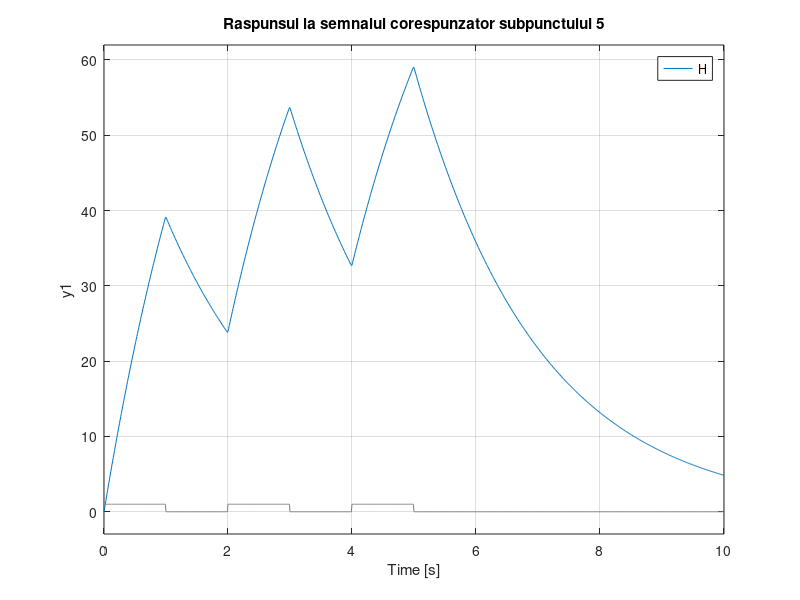

Here is the MATLAB script that generated this plot:
%% Variabilele de baza

% H(s) = 100 / (2s + 1)

num = [100];
den = [2 1];

H = tf(num, den);
t = 0:0.01:50;

%% Task 1 - stabilitatea sistemului

poli = roots(den);
pzmap(H);

% Se poate observa ca functia are un singur pol in -1/2, iar acest lucru
% nu influenteaza stabilitatea sistemului deoarece acesta se afla in 
% semiplanul stang.

%% Task 2 

% Fie H_2 = 100 / (2s - 1);
% Acum functia are un pol in 1/2 iar sistemul nu mai este stabil.

num_2 = [100];
den_2 = [2 -1];

H_2 = tf(num_2, den_2);

poli_2 = roots(den_2);
pzmap(H_2);


%% Task 3

% Analiza la semnal de tip treapta pentru H
y_step = step(H); % salvarea datelor
step(H); % generarea graficului
title("Raspunsul unui propulsor la un semnal de tip treapta");

% se poate observa ca sistemul este stabil

%% Analiza la semnal de tip treapta pentru H'

% Acum functia are un pol in 1/2, deci sistemul nu mai este stabil.
y_step2 = step(H_2); % salvarea datelor
step(H_2); % generarea automata a graficului
title("Raspunsul unui propulsor de tip H' la un semnal de tip treapta");

% se poate observa ca sistemul nu mai este stabil

%% Task 4

% In mod ofensiv, propulsorul raspunde la semnal de intrare de tip impuls.
y = impulse(H); % salvarea datelor
impulse(H); % generarea automata a graficului.
title("Raspunsul unui propulsor la un semnal de tip impuls");

% Observatie: Se poate remarca ca semnalul obtinut are acelasi stil ca si 
% sunetul de propulsorului lui Iron Man din filmele Marvel.

%% Task 5

% Crearea semnalului de intrare
t_2 = 0:0.01:10;

u_1 = (t_2 - 0 >= 0) * 1;
u_2 = (t_2 - 1 >= 0) * 1;
u_3 = (t_2 - 2 >= 0) * 1;
u_4 = (t_2 - 3 >= 0) * 1;
u_5 = (t_2 - 4 >= 0) * 1;
u_6 = (t_2 - 5 >= 0) * 1;
sig = u_1 - u_2 + u_3 - u_4 + u_5 - u_6;

% Reprezentarea grafica semnalului de intrare
plot (t_2, sig); 
xlabel("Timp (s)");
ylabel("Input la nivelul semnalului de propulsie");
title("Semnal corespunzator la subpunctul 5");

%% Raspunsul la semnalul de acest tip.

y = lsim(H, sig, t_2); % salvarea datelor
lsim(H, sig, t_2) % Generarea automata a graficului
title("Raspunsul la semnalul corespunzator subpunctului 5");
